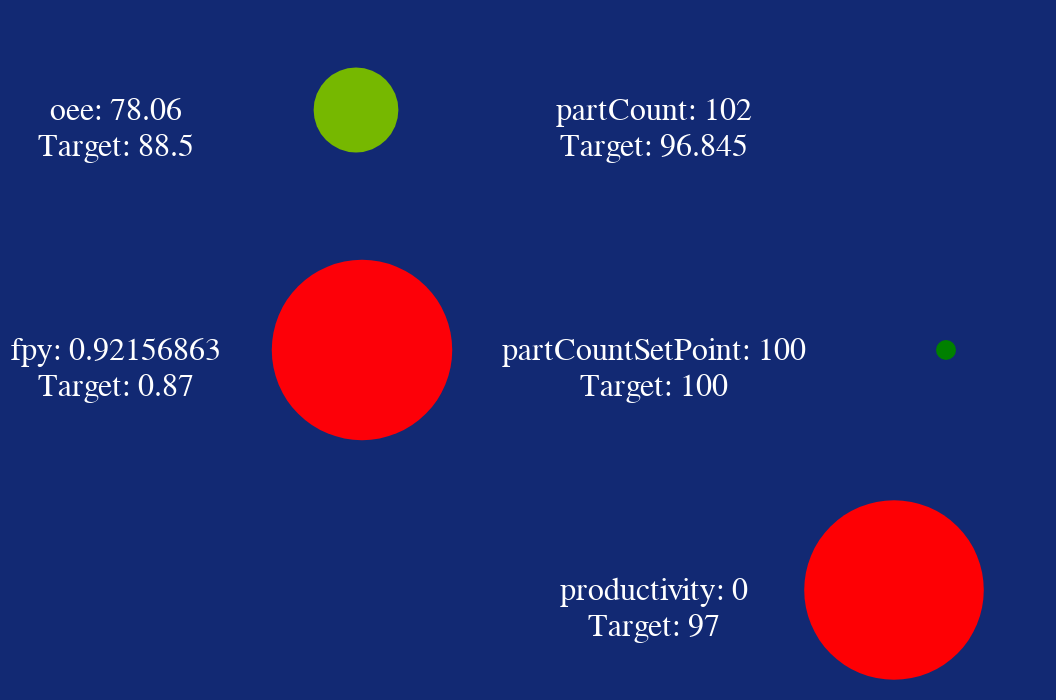

Notebook cell for this chart:
### Code cell
getConfigs(alt.hconcat(
    (getMetric("oee",True) & getMetric("fpy",True)), (getMetric("partCount",True) & getMetric("partCountSetPoint",True) & getMetric("productivity",True)),  
    data=cycle.iloc[[0]]
))

### Figure 1 — Vega-Lite specification as saved in the notebook (floating-point values rounded to 4 significant figures)
{"config": {"view": {"continuousWidth": 400, "continuousHeight": 300, "height": 100, "strokeWidth": 0, "width": 100}, "axis": {"labelAngle": -45, "labelColor": "white", "titleColor": "white"}, "background": "#122973", "header": {"labelColor": "#122973", "labelFontSize": 14, "titleColor": "#122973", "titleFontSize": 14}, "legend": {"disable": true, "labelColor": "white", "padding": 1, "strokeColor": "white", "tickCount": 2, "titleColor": "white"}}, "hconcat": [{"vconcat": [{"hconcat": [{"mark": {"type": "text", "fill": "white"}, "encoding": {"size": {"value": 16}, "text": {"value": ["oee: 78.06", "Target: 88.5"]}}}, {"layer": [{"mark": {"type": "circle", "fill": "red"}, "encoding": {"fill": {"aggregate": "mean", "field": "oee", "scale": {"domain": [79.65, 84.08, 88.5], "range": ["red", "yellow", "green"]}, "type": "quantitative"}, "size": {"aggregate": "mean", "field": "oee", "scale": {"domain": [79.65, 88.5, 79.65, 88.5], "range": [8000, 100]}, "type": "quantitative"}, "tooltip": [{"aggregate": "mean", "field": "oee", "type": "quantitative"}]}}, {"mark": {"type": "text", "fill": "white"}, "encoding": {"opacity": {"value": 0}, "text": {"aggregate": "mean", "field": "oee", "format": ".4", "type": "quantitative"}}}]}]}, {"hconcat": [{"mark": {"type": "text", "fill": "white"}, "encoding": {"size": {"value": 16}, "text": {"value": ["fpy: 0.92156863", "Target: 0.87"]}}}, {"layer": [{"mark": {"type": "circle", "fill": "red"}, "encoding": {"fill": {"aggregate": "mean", "field": "fpy", "scale": {"domain": [0.783, 0.8265, 0.87], "range": ["red", "yellow", "green"]}, "type": "quantitative"}, "size": {"aggregate": "mean", "field": "fpy", "scale": {"domain": [0.783, 0.87, 0.783, 0.87], "range": [8000, 100]}, "type": "quantitative"}, "tooltip": [{"aggregate": "mean", "field": "fpy", "type": "quantitative"}]}}, {"mark": {"type": "text", "fill": "white"}, "encoding": {"opacity": {"value": 0}, "text": {"aggregate": "mean", "field": "fpy", "format": ".4", "type": "quantitative"}}}]}]}]}, {"vconcat": [{"hconcat": [{"mark": {"type": "text", "fill": "white"}, "encoding": {"size": {"value": 16}, "text": {"value": ["partCount: 102", "Target: 96.845"]}}}, {"layer": [{"mark": {"type": "circle", "fill": "red"}, "encoding": {"fill": {"aggregate": "mean", "field": "partCount", "scale": {"domain": [87.16, 92.0, 96.84], "range": ["red", "yellow", "green"]}, "type": "quantitative"}, "size": {"aggregate": "mean", "field": "partCount", "scale": {"domain": [87.16, 96.84, 87.16, 96.84], "range": [8000, 100]}, "type": "quantitative"}, "tooltip": [{"aggregate": "mean", "field": "partCount", "type": "quantitative"}]}}, {"mark": {"type": "text", "fill": "white"}, "encoding": {"opacity": {"value": 0}, "text": {"aggregate": "mean", "field": "partCount", "format": ".4", "type": "quantitative"}}}]}]}, {"hconcat": [{"mark": {"type": "text", "fill": "white"}, "encoding": {"size": {"value": 16}, "text": {"value": ["partCountSetPoint: 100", "Target: 100"]}}}, {"layer": [{"mark": {"type": "circle", "fill": "red"}, "encoding": {"fill": {"aggregate": "mean", "field": "partCountSetPoint", "scale": {"domain": [90.0, 95.0, 100], "range": ["red", "yellow", "green"]}, "type": "quantitative"}, "size": {"aggregate": "mean", "field": "partCountSetPoint", "scale": {"domain": [90.0, 100, 90.0, 100], "range": [8000, 100]}, "type": "quantitative"}, "tooltip": [{"aggregate": "mean", "field": "partCountSetPoint", "type": "quantitative"}]}}, {"mark": {"type": "text", "fill": "white"}, "encoding": {"opacity": {"value": 0}, "text": {"aggregate": "mean", "field": "partCountSetPoint", "format": ".4", "type": "quantitative"}}}]}]}, {"hconcat": [{"mark": {"type": "text", "fill": "white"}, "encoding": {"size": {"value": 16}, "text": {"value": ["productivity: 0", "Target: 97"]}}}, {"layer": [{"mark": {"type": "circle", "fill": "red"}, "encoding": {"fill": {"aggregate": "mean", "field": "productivity", "scale": {"domain": [87.3, 92.15, 97], "range": ["red", "yellow", "green"]}, "type": "quantitative"}, "size": {"aggregate": "mean", "field": "productivity", "scale": {"domain": [87.3, 97, 87.3, 97], "range": [8000, 100]}, "type": "quantitative"}, "tooltip": [{"aggregate": "mean", "field": "productivity", "type": "quantitative"}]}}, {"mark": {"type": "text", "fill": "white"}, "encoding": {"opacity": {"value": 0}, "text": {"aggregate": "mean", "field": "productivity", "format": ".4", "type": "quantitative"}}}]}]}]}], "data": {"name": "data-22f32f6bbceeb193584b63efae780ff5"}, "transform": [{"lookup": "station", "from": {"data": {"name": "data-e52398b1f8ad8392e1198f152a358f0f"}, "key": "station", "fields": ["shiftIdentifier", "locationId", "validFrom", "validTo", "oee", "oeeSetpoint", "availability", "efficiency", "quality", "fpy", "fpySetPoint", "partCount", "partCountSetPoint", "countNIO", "productivity", "station"]}}, {"filter": "datum.station == 260"}], "$schema": "https://vega.github.io/schema/vega-lite/v4.17.0.json", "datasets": {"data-22f32f6bbceeb193584b63efae780ff5": [{"Reference": 10000000000.0, "SerialNumber": "83700220220239999999989", "changeTime": -1.0, "exitTime": -1.0, "line": 10, "myKey": 99010.0, "processTime": 0.0, "station": 260, "timeStamp": "2023-02-22T05:45:03.138231100", "totalCycleTime": -1.0, "id": null, "serialNumber": null, "reference": null}], "data-e52398b1f8ad8392e1198f152a358f0f": [{"shiftIdentifier": 0, "locationId": 10, "validFrom": "2022-10-03T04:45:00+01:00", "validTo": "2022-10-03T12:45:00+01:00", "oee": 78.69, "oeeSetpoint": 100, "availability": 83.81, "efficiency": 96.18, "quality": 98.7, "fpy": -1.0, "fpySetPoint": -1.0, "partCount": 121, "partCountSetPoint": 100, "countNIO": 0, "productivity": 0, "station": 260}]}}
